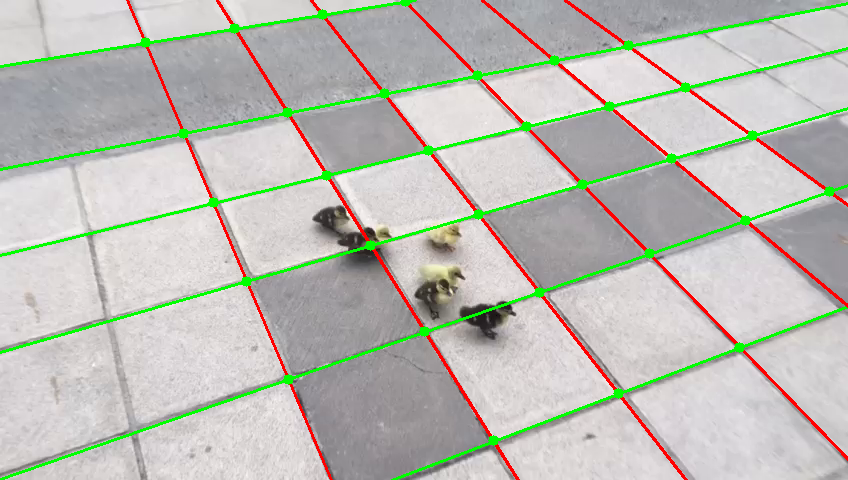
#> input picture vid_proc/frame_0.png, 848 x 480 px, given in place of input.mp4, which was not available
$ python filterPoints.py
#> lines starting #> are read from the running program, lines starting #| are printed output that depends on the picture; after the words box and inside, x2 and y2 are one past the last pixel; in counts of white or black regions, pixels touching at a corner belong together; pictures that were not available may be replaced by others from this repository, and a replacement may not be noted
import cv2
import numpy as np
import json
from sklearn.cluster import KMeans, DBSCAN
import math

VIDEO_PATH    = './input.mp4'
START_FRAME   = 0
FRAME_STEP    = 1
OUTPUT_JSON   = './coordinates.json'

CANNY1        = 50
CANNY2        = 150
HOUGH_THRESH  = 80
MIN_LINE_LEN  = 30
MAX_LINE_GAP  = 5
DBSCAN_DIST   = 40

def intersect(l1, l2):
    x1,y1,x2,y2 = l1; x3,y3,x4,y4 = l2
    denom = (x1-x2)*(y3-y4) - (y1-y2)*(x3-x4)
    if abs(denom) < 1e-6:
        return None
    px = ((x1*y2 - y1*x2)*(x3-x4) - (x1-x2)*(x3*y4 - y3*x4)) / denom
    py = ((x1*y2 - y1*x2)*(y3-y4) - (y1-y2)*(x3*y4 - y3*x4)) / denom
    return (px, py)

def detect_segments(frame):
    gray = cv2.cvtColor(frame, cv2.COLOR_BGR2GRAY)
    edges = cv2.Canny(gray, CANNY1, CANNY2)
    segs = cv2.HoughLinesP(edges, 1, np.pi/180, HOUGH_THRESH,
                           minLineLength=MIN_LINE_LEN,
                           maxLineGap=MAX_LINE_GAP)
    return [] if segs is None else [tuple(s) for s in segs[:,0]]

def segment_angle(seg):
    """Return the angle (radians) of the segment (between −π and π)."""
    x1, y1, x2, y2 = seg
    return math.atan2(y2 - y1, x2 - x1)

def point_line_distance(pt, seg):
    """
    Compute the perpendicular distance from a point pt to the infinite line
    defined by segment seg.
    """
    x1, y1, x2, y2 = seg
    x0, y0 = pt
    den = math.hypot(x2 - x1, y2 - y1)
    if den < 1e-6:
        return float('inf')
    num = abs((y2 - y1)*x0 - (x2 - x1)*y0 + x2*y1 - y2*x1)
    return num / den

def merge_two_segments(seg1, seg2):
    """
    Merge two segments by projecting all endpoints onto the line of seg1
    (assuming segments are collinear enough) and taking the min/max projections.
    Returns a new segment defined by these two extreme points.
    """
    x1, y1, x2, y2 = seg1
    dx, dy = x2 - x1, y2 - y1
    norm = math.hypot(dx, dy)
    if norm < 1e-6:
        return seg1
    # Use seg1's first endpoint as reference.
    ux, uy = dx / norm, dy / norm
    ref = (x1, y1)

    def proj(pt):
        return (pt[0] - ref[0]) * ux + (pt[1] - ref[1]) * uy

    pts = [(seg1[0], seg1[1]), (seg1[2], seg1[3]),
           (seg2[0], seg2[1]), (seg2[2], seg2[3])]
    projections = [proj(pt) for pt in pts]
    min_proj = min(projections)
    max_proj = max(projections)
    new_pt1 = (ref[0] + min_proj * ux, ref[1] + min_proj * uy)
    new_pt2 = (ref[0] + max_proj * ux, ref[1] + max_proj * uy)
    return (new_pt1[0], new_pt1[1], new_pt2[0], new_pt2[1])

def merge_segments(segs):
    """
    Merge segments that are nearly parallel and nearly collinear.

    Two segments are merged if:
     - Their angles differ by less than ANGLE_THRESH (in radians), and
     - At least one endpoint of one segment is within DIST_THRESH pixels
       of the infinite line defined by the other.

    Returns a list of merged segments.
    """
    ANGLE_THRESH = math.radians(5)  # 5 degrees threshold
    DIST_THRESH = 10  # pixel distance threshold
    merged = []

    for seg in segs:
        merged_flag = False
        for i in range(len(merged)):
            m = merged[i]
            # Check angle difference.
            angle_diff = abs(segment_angle(seg) - segment_angle(m))
            if angle_diff > ANGLE_THRESH:
                continue
            # Check if at least one endpoint of seg is close to m's line.
            if (point_line_distance((seg[0], seg[1]), m) < DIST_THRESH or
                point_line_distance((seg[2], seg[3]), m) < DIST_THRESH):
                # Merge the two segments.
                new_seg = merge_two_segments(m, seg)
                merged[i] = new_seg
                merged_flag = True
                break
        if not merged_flag:
            merged.append(seg)
    return merged

def extend_segments(segs, frame_shape, thres=0.5):
    """
    Given a list of segments (each a tuple (x1, y1, x2, y2)) and the frame shape,
    extend each segment (if its original length is at least 0.5 * min(frame_width, frame_height))
    so that it reaches the borders of the frame. Segments shorter than this threshold are removed.

    Parameters:
      segs: list of tuples (x1, y1, x2, y2)
      frame_shape: tuple (height, width, channels)

    Returns:
      A list of extended segments (each a tuple (x1, y1, x2, y2)).
    """
    height, width = frame_shape[:2]
    threshold = thres * min(width, height)
    extended = []

    for seg in segs:
        x1, y1, x2, y2 = seg
        dx = x2 - x1
        dy = y2 - y1
        length = math.hypot(dx, dy)
        if length < threshold:
            # Skip segments that are too short.
            continue

        # Parameterize line: P(t) = (x1, y1) + t*(dx, dy)
        intersections = []

        # Left border: x = 0
        if dx != 0:
            t = (0 - x1) / dx
            y_int = y1 + t * dy
            if 0 <= y_int <= height:
                intersections.append((0, y_int, t))
        # Right border: x = width
        if dx != 0:
            t = (width - x1) / dx
            y_int = y1 + t * dy
            if 0 <= y_int <= height:
                intersections.append((width, y_int, t))
        # Top border: y = 0
        if dy != 0:
            t = (0 - y1) / dy
            x_int = x1 + t * dx
            if 0 <= x_int <= width:
                intersections.append((x_int, 0, t))
        # Bottom border: y = height
        if dy != 0:
            t = (height - y1) / dy
            x_int = x1 + t * dx
            if 0 <= x_int <= width:
                intersections.append((x_int, height, t))

        if len(intersections) < 2:
            # cannot extend if fewer than two valid intersections
            continue

        # Choose the two extreme intersection points based on t values.
        intersections.sort(key=lambda x: x[2])
        pt_start = intersections[0][:2]
        pt_end = intersections[-1][:2]

        extended.append((pt_start[0], pt_start[1], pt_end[0], pt_end[1]))

    return extended

def cluster_lines_hv(segs):
    dirs, lines = [], []
    for x1,y1,x2,y2 in segs:
        dx,dy = x2-x1, y2-y1
        n = np.hypot(dx,dy)
        if n<1e-6: continue
        dirs.append([dx/n, dy/n]); lines.append((x1,y1,x2,y2))
    if not dirs: return [], []
    labels = KMeans(n_clusters=2, random_state=0).fit(dirs).labels_
    avg_dx = [np.mean([abs(dirs[i][0]) for i in range(len(dirs)) if labels[i]==c]) for c in (0,1)]
    hl = int(np.argmax(avg_dx))
    horiz = [lines[i] for i in range(len(lines)) if labels[i]==hl]
    vert  = [lines[i] for i in range(len(lines)) if labels[i]!=hl]

    # Compute mean directions for each cluster.
    mean_h = np.mean([dirs[i] for i in range(len(dirs)) if labels[i]==hl], axis=0)
    mean_v = np.mean([dirs[i] for i in range(len(dirs)) if labels[i]!=hl], axis=0)

    # Set an angle threshold (10 degrees)
    angle_thresh = math.radians(20)

    # Build dictionaries mapping original indices to the angle difference from the mean.
    angles_h_dict = {}
    angles_v_dict = {}
    for i, d in enumerate(dirs):
        if labels[i] == hl:
            diff = math.atan2(d[1], d[0]) - math.atan2(mean_h[1], mean_h[0])
            # Normalize to [-pi,pi]
            diff = (diff + math.pi) % (2*math.pi) - math.pi
            angles_h_dict[i] = diff
        else:
            diff = math.atan2(d[1], d[0]) - math.atan2(mean_v[1], mean_v[0])
            diff = (diff + math.pi) % (2*math.pi) - math.pi
            angles_v_dict[i] = diff

    # Now filter out segments whose angle difference exceeds the threshold.
    horiz = [lines[i] for i in range(len(lines))
            if labels[i]==hl and abs(angles_h_dict[i]) < angle_thresh]
    vert  = [lines[i] for i in range(len(lines))
            if labels[i]!=hl and abs(angles_v_dict[i]) < angle_thresh]

    return horiz, vert

# [14 lines left out: function filter_points, not called in this run]

# --- Full detection for one frame ---
def detect_quads(frame):
    frame = frame.copy()
    segs = detect_segments(frame)
    segs = merge_segments(segs)
    segs = extend_segments(segs, frame.shape, 0.25)
    segs = [(int(x1), int(y1), int(x2), int(y2)) for x1, y1, x2, y2 in segs]

    # Cluster lines into horizontal and vertical groups
    horiz, vert = cluster_lines_hv(segs)
    horiz = sorted(horiz, key=lambda s: (s[1], s[0]))   # Sort horiz from top to bottom
    vert = sorted(vert, key=lambda s: (s[0], s[1]))     # Sort vert from left to right

    for seg in horiz:
        cv2.line(frame, (seg[0], seg[1]), (seg[2], seg[3]), (0, 255, 0), 2)
    for seg in vert:
        cv2.line(frame, (seg[0], seg[1]), (seg[2], seg[3]), (0, 0, 255), 2)

    # Get intersections of horizontal and vertical lines
    h,w = frame.shape[:2]
    pts=[]
    intersections = []
    for hl in horiz:
        for vl in vert:
            p = intersect(hl,vl)
            if p and 0<=p[0]<w and 0<=p[1]<h:
                cv2.circle(frame, (int(p[0]), int(p[1])), 5, (0, 255, 0), -1)
                pts.append(p)
                intersections.append((hl,vl))

    quads = []
    for i in range(len(pts)):
        # Get the first point, and its corresponding segments
        top_left = pts[i]
        hor = intersections[i][0]
        ver = intersections[i][1]

        # Get all points along hor
        hor_pts_idx = [i for i in range(len(pts)) if intersections[i][0] == hor]
        hor_pts = [pts[i] for i in hor_pts_idx]
        # Only keep the points that are to the right of top_left
        hor_pts_idx = [i for i in hor_pts_idx if pts[i][0] > top_left[0]]
        hor_pts = [pts[i] for i in hor_pts_idx]
        # Choose the closest point to top_left
        if not hor_pts:
            continue
        top_right_idx = hor_pts_idx[0]
        top_right = pts[top_right_idx]

        # Get all points along ver
        ver_pts_idx = [i for i in range(len(pts)) if intersections[i][1] == ver]
        ver_pts = [pts[i] for i in ver_pts_idx]
        # Only keep the points that are below top_left
        ver_pts_idx = [i for i in ver_pts_idx if pts[i][1] > top_left[1]]
        ver_pts = [pts[i] for i in ver_pts_idx]
        # Choose the closest point to top_left
        if not ver_pts:
            continue
        bottom_left_idx = ver_pts_idx[0]
        bottom_left = pts[bottom_left_idx]

        # Get the vertical segment of top_right
        bottom_right_vert = intersections[top_right_idx][1]
        # Get the horizontal segment of bottom_left
        bottom_right_hor = intersections[bottom_left_idx][0]
        # Get the point of intersection of bottom_right_vert and bottom_right_hor
        bottom_right = intersect(bottom_right_vert, bottom_right_hor)
        if not bottom_right:
            continue
        quad = np.array([top_left, top_right, bottom_right, bottom_left], dtype=int)
        quads.append(quad)

    cv2.imshow('Tile detection', frame)
    return quads

# ————————————————————————————————
# helper: convert a segment (x1,y1,x2,y2) to (rho,theta)
# [43 lines left out: functions segment_to_rho_theta, cluster_lines_by_rho, intersect_lines, not called in this run]

def main():
    cap = cv2.VideoCapture(VIDEO_PATH)
    frame_idx = START_FRAME
    coords = {}
    while True:
        cap.set(cv2.CAP_PROP_POS_FRAMES, frame_idx)
        ret, frame = cap.read()
#> frame is the input picture: shape (480, 848, 3); mean B, G, R 181, 188.9, 188.6
        if not ret: break
        pts = detect_quads(frame)
#> in detect_segments, `gray = cv2.cvtColor(frame, cv2.COLOR_BGR2GRAY)`:
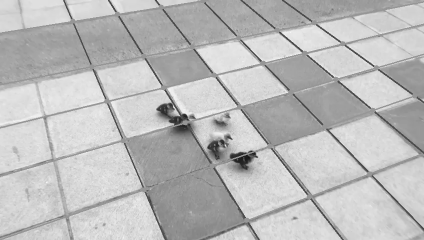
#> gray: shape (480, 848) (shown at 1/2 size); min 8, max 254, mean 187.9
#> in detect_segments, `edges = cv2.Canny(gray, CANNY1, CANNY2)`:
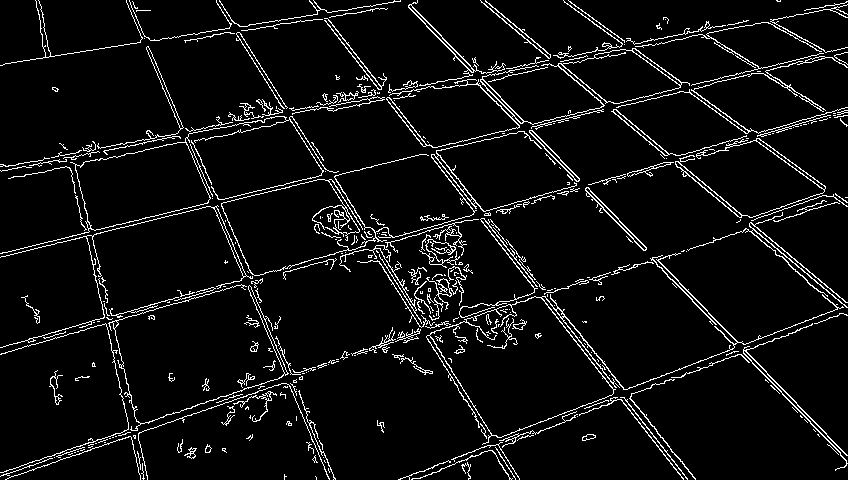
#> edges: shape (480, 848); 6.1% white in thin lines or dots
#> in detect_segments, `segs = cv2.HoughLinesP(edges, 1, np.pi/180, HOUGH_THRESH, minLineLengt..`: segs = 198 rows, first 6: [189, 133, 258, 120], [652, 259, 715, 324], [283, 272, 331, 259], [497, 444, 519, 479], [372, 250, 419, 326], [433, 154, 476, 208]
#> in detect_quads, `segs = detect_segments(frame)`: segs = 198 items, first 6: (189, 133, 258, 120), (652, 259, 715, 324), (283, 272, 331, 259), (497, 444, 519, 479), (372, 250, 419, 326), (433, 154, 476, 208)
#> the loop in merge_segments, `for seg in segs:` made 198 passes
#> seg on passes 1, 18, 19: (189, 133, 258, 120), (745, 350, 822, 429), (758, 138, 825, 187)
#> the loop in extend_segments, `for seg in segs:` made 16 passes
#> seg on passes 1 to 8: (1.68, 168.3, 847.3, 8.97), (407.8, 7.08, 843.9, 457), (-0.167, 348.7, 849.3, 118.6), (238, 31.99, 519, 479), (325.2, 18.63, 692.6, 479.9), (123.2, 2.2, 329.9, 481.2), (-0.825, 253.6, 847, 47), (481.3, -1.57, 852.7, 307)
#> the loop in cluster_lines_hv, `for x1,y1,x2,y2 in segs:` made 13 passes
#> (x1, y1, x2, y2) on passes 1 to 8: (0, 168, 848, 8), (400, 0, 848, 461), (0, 348, 848, 118), (217, 0, 519, 480), (310, 0, 692, 480), (122, 0, 329, 480), (0, 253, 848, 46), (483, 0, 848, 303)
#> the loop in cluster_lines_hv, `for i, d in enumerate(dirs):` made 13 passes
#> d on passes 1 to 8: [0.983, -0.185], [0.697, 0.717], [0.965, -0.262], [0.533, 0.846], [0.623, 0.782], [0.396, 0.918], [0.971, -0.237], [0.769, 0.639]
#> the loop in detect_quads, `for seg in horiz:` made 6 passes
#> seg on passes 1 to 6: (0, 63, 410, 0), (0, 168, 848, 8), (0, 253, 848, 46), (0, 348, 848, 118), (0, 479, 848, 189), (408, 480, 848, 310)
#> after the loop in detect_quads, `for seg in horiz:`:
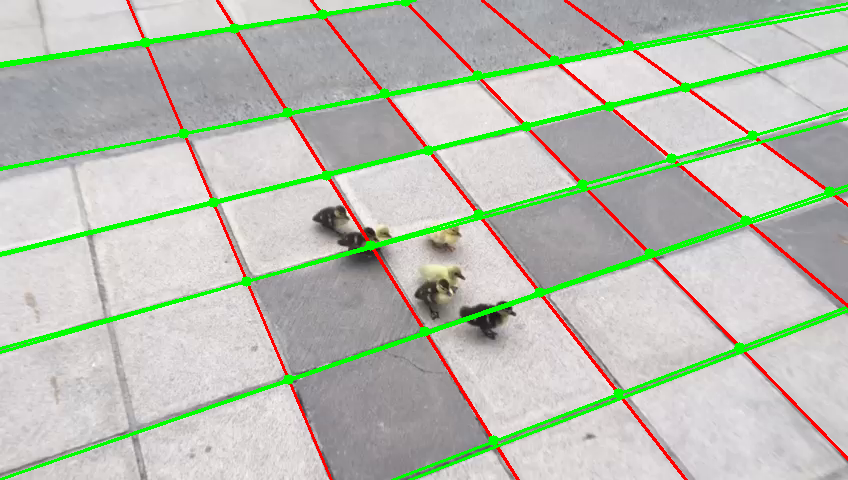
#> frame: shape (480, 848, 3); 2.11% of pixels changed, all inside (x1, y1, x2, y2) = (0, 1, 848, 480)
#> the loop in detect_quads, `for seg in vert:` made 6 passes
#> after the loop in detect_quads, `for seg in vert:`:
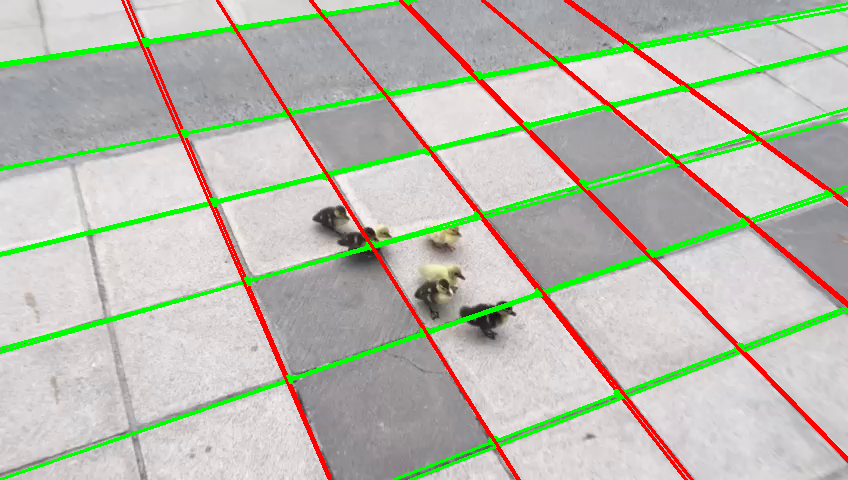
#> frame: shape (480, 848, 3); 1.48% of pixels changed, all inside (x1, y1, x2, y2) = (121, 0, 848, 480)
#> the loop in detect_quads, `for hl in horiz:` made 6 passes
#> after the loop in detect_quads, `for hl in horiz:`:
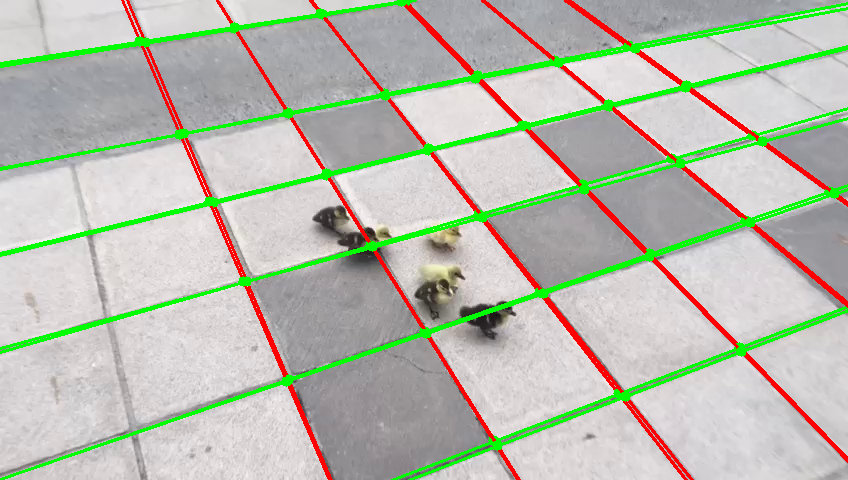
#> frame: shape (480, 848, 3); 0.36% of pixels changed, all inside (x1, y1, x2, y2) = (135, 0, 839, 451)
#> the loop in detect_quads, `for i in range(len(pts)):` made 31 passes
#> (the run stopped early here; a loop or call above may not have finished)

$ run again, on vid_proc/frame_230.png
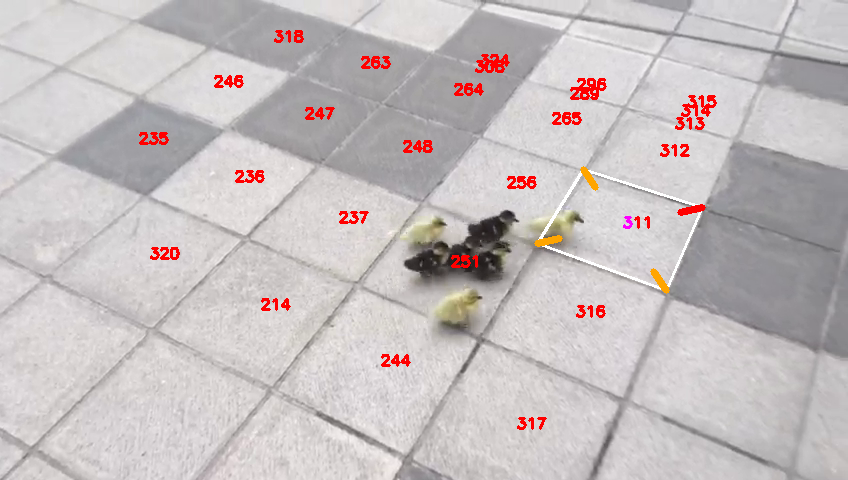
#> input picture vid_proc/frame_230.png, 848 x 480 px, given in place of input.mp4, which was not available
#> in main, frame is the input picture: shape (480, 848, 3); mean B, G, R 191.4, 190.8, 198.1
#> in detect_segments, `edges = cv2.Canny(gray, CANNY1, CANNY2)`:
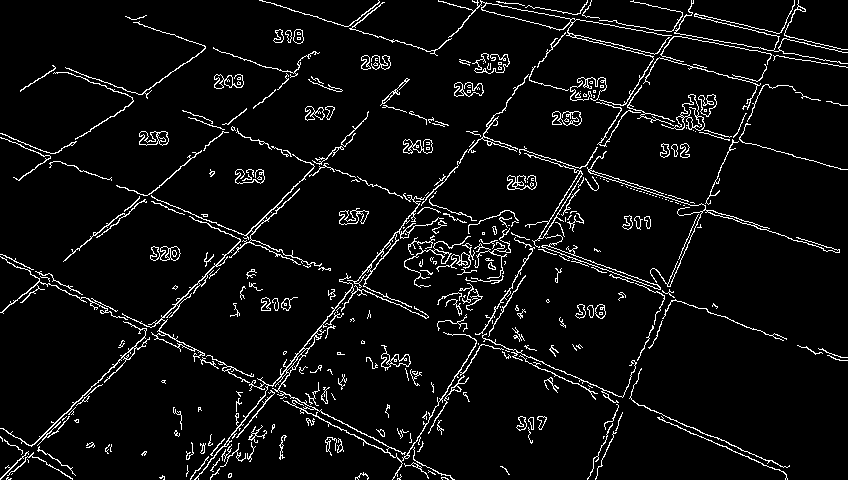
#> edges: shape (480, 848); 5.6% white in thin lines or dots
#> in detect_segments, `segs = cv2.HoughLinesP(edges, 1, np.pi/180, HOUGH_THRESH, minLineLengt..`: segs = 143 rows, first 6: [153, 326, 213, 266], [344, 304, 406, 228], [101, 385, 152, 334], [146, 195, 211, 222], [272, 386, 423, 199], [213, 48, 255, 62]
#> in detect_quads, `segs = detect_segments(frame)`: segs = 143 items, first 6: (153, 326, 213, 266), (344, 304, 406, 228), (101, 385, 152, 334), (146, 195, 211, 222), (272, 386, 423, 199), (213, 48, 255, 62)
#> the loop in merge_segments, `for seg in segs:` made 143 passes
#> seg on passes 1, 18, 19, 20, 21, 22, 23, 24: (153, 326, 213, 266), (237, 437, 275, 389), (206, 219, 250, 237), (175, 339, 270, 385), (575, 377, 622, 397), (269, 393, 303, 351), (267, 220, 299, 188), (466, 131, 580, 168)
#> the loop in extend_segments, `for seg in segs:` made 19 passes
#> seg on passes 1 to 8: (3, 476, 464.5, 14.5), (196.7, 484.5, 575.4, 20.34), (-0.48, 134.2, 784.4, 460.2), (133.2, 21.4, 837.3, 256.1), (62.89, 72.83, 785, 334.4), (394.1, 472.4, 690.2, 0.222), (511.7, 4.85, 847.7, 63.12), (588, 478, 792.6, 0.672)
#> the loop in cluster_lines_hv, `for x1,y1,x2,y2 in segs:` made 14 passes
#> (x1, y1, x2, y2) on passes 1 to 8: (0, 479, 478, 0), (200, 480, 591, 0), (0, 134, 832, 480), (69, 0, 848, 259), (0, 50, 848, 357), (389, 480, 690, 0), (483, 0, 848, 63), (587, 480, 792, 0)
#> the loop in cluster_lines_hv, `for i, d in enumerate(dirs):` made 14 passes
#> d on passes 1 to 8: [0.706, -0.708], [0.632, -0.775], [0.923, 0.384], [0.949, 0.315], [0.94, 0.34], [0.531, -0.847], [0.985, 0.17], [0.393, -0.92]
#> the loop in detect_quads, `for seg in horiz:` made 8 passes
#> seg on passes 1 to 8: (69, 0, 848, 259), (238, 0, 848, 170), (426, 0, 848, 104), (483, 0, 848, 63), (628, 0, 848, 53), (0, 50, 848, 357), (0, 134, 832, 480), (0, 254, 441, 480)
#> the loop in detect_quads, `for seg in vert:` made 6 passes
#> seg on passes 1 to 6: (0, 191, 276, 0), (0, 318, 382, 0), (0, 479, 478, 0), (200, 480, 591, 0), (389, 480, 690, 0), (587, 480, 792, 0)
#> the loop in detect_quads, `for hl in horiz:` made 8 passes
#> after the loop in detect_quads, `for hl in horiz:`:
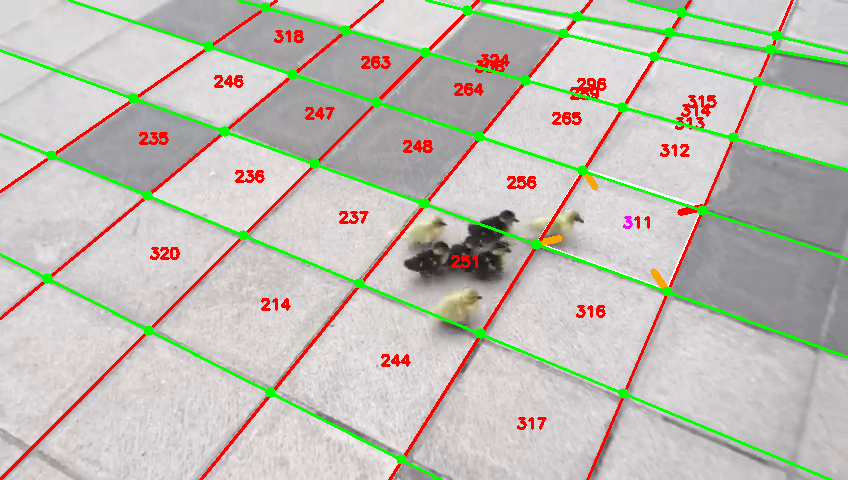
#> frame: shape (480, 848, 3); mean B, G, R 180.6, 189.8, 192.5
#> the loop in detect_quads, `for i in range(len(pts)):` made 37 passes
